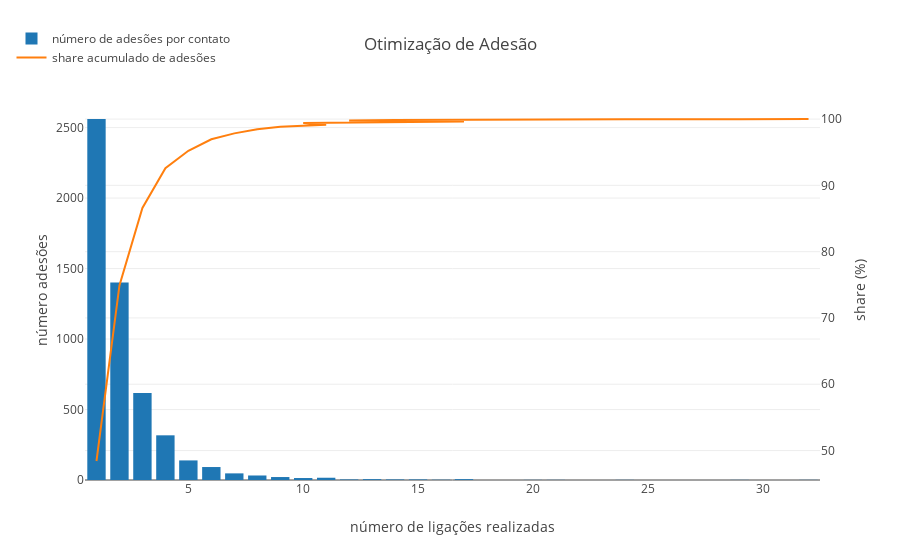

Write notebook code for a chart like this one.
### Markdown cell above
# 2 - Fazendo uma relação entre número de contatos e sucesso da campanha quais são os pontos relevantes a serem observados?

Antes da campanha ser realizada, o número de clientes que assinam o depósito a prazo (y = no) é zero. A adesão dos clientes começa a ocorrer apenas durante a campanha, visto que é necessário ao menos 1 contato para que o y do cliente seja equivalente a ‘yes’. Durante as campanhas, o número total de adesões (y = yes) é de 5.289, somando-se todos os contatos realizados (antes e durante a campanha) foi obtido um total de 151.193 ligações, ou seja, uma taxa de conversão de apenas 3.5% (5.289 / 151.193).

### Code cell
#%% 3 - Baseando-se nos resultados de adesão desta campanha qual o número médio e o máximo de ligações que você indica 
#   para otimizar a adesão?

# dataframe 3 para plot
df3 = df0[df0['y'] == 'yes'].groupby(['campaign', 'y']).size().reset_index().rename(columns={0:'cont_y_yes'})
df3 = df3.sort_values(['cont_y_yes'], ascending=[False]).reset_index(drop=True)

df3['share_contatos_Suces'] = round(100 * (df3['cont_y_yes'] / numAdes), 2).cumsum()

# plot gráfico 3
trace1 = go.Bar(
    x=df3.campaign,
    y=df3.cont_y_yes,
    name='número de adesões por contato'
)
trace2 = go.Scatter(
    x=df3.campaign,
    y=df3.share_contatos_Suces,
    name='share acumulado de adesões',
    yaxis='y2'
)

data = [trace1, trace2]

layout = go.Layout(
    xaxis=dict(title='número de ligações realizadas'),
    yaxis=dict(title='número adesões'),
    yaxis2=dict(title='share (%)', overlaying='y', side='right'),
    title='Otimização de Adesão',
    legend=dict(x=-.1, y=1.2)
)
fig = go.Figure(data=data, layout=layout)

iplot(fig,filename='gráfico 3')

### Figure 1 — Plotly figure (JSON) as saved in the notebook; plotly's stock layout.template omitted (floating-point values rounded to 4 significant figures)
{"data": [{"name": "número de adesões por contato", "type": "bar", "uid": "af822374-ef3d-11e8-b429-e006e6d037a2", "x": [1, 2, 3, 4, 5, 6, 7, 8, 9, 11, 10, 13, 17, 15, 12, 14, 16, 20, 21, 24, 29, 32], "y": [2561, 1401, 618, 317, 139, 92, 47, 32, 21, 16, 14, 6, 6, 4, 4, 4, 2, 1, 1, 1, 1, 1]}, {"name": "share acumulado de adesões", "type": "scatter", "uid": "af822375-ef3d-11e8-a658-e006e6d037a2", "x": [1, 2, 3, 4, 5, 6, 7, 8, 9, 11, 10, 13, 17, 15, 12, 14, 16, 20, 21, 24, 29, 32], "y": [48.42, 74.91, 86.59, 92.58, 95.21, 96.95, 97.84, 98.45, 98.85, 99.15, 99.41, 99.52, 99.63, 99.71, 99.79, 99.87, 99.91, 99.93, 99.95, 99.97, 99.99, 100.0], "yaxis": "y2"}], "layout": {"legend": {"x": -0.1, "y": 1.2}, "title": "Otimização de Adesão", "xaxis": {"title": "número de ligações realizadas"}, "yaxis": {"title": "número adesões"}, "yaxis2": {"overlaying": "y", "side": "right", "title": "share (%)"}}}
